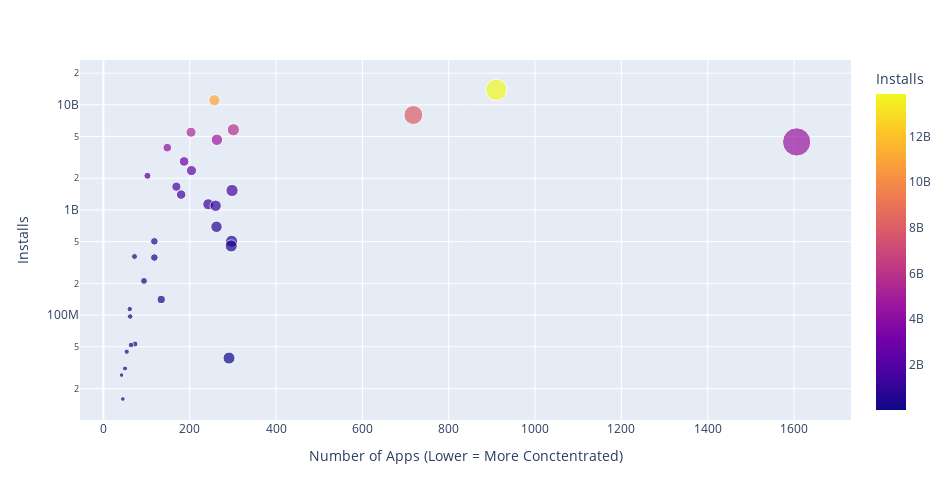

The cell this chart's notebook holds for it:
### Code cell
scatter_fig = px.scatter(
    data_frame=categories_installs_apps,
    x="App",
    y="Installs",
    color="Installs",
    size="App",
    hover_name=categories_installs_apps.index,
    width=950,
    height=500,
    log_y=True,
)
scatter_fig.update_layout(
    xaxis_title="Number of Apps (Lower = More Conctentrated)",
    yaxis_title="Installs",
    # yaxis=dict(type="log")
)
scatter_fig.show()

### Figure 1 — Plotly figure (JSON) as saved in the notebook; plotly's stock layout.template omitted (floating-point values rounded to 4 significant figures)
{"data": [{"hovertemplate": "<b>%{hovertext}</b><br><br>App=%{marker.size}<br>Installs=%{marker.color}<extra></extra>", "hovertext": ["GAME", "COMMUNICATION", "TOOLS", "PRODUCTIVITY", "SOCIAL", "PHOTOGRAPHY", "FAMILY", "VIDEO_PLAYERS", "TRAVEL_AND_LOCAL", "NEWS_AND_MAGAZINES", "ENTERTAINMENT", "BOOKS_AND_REFERENCE", "PERSONALIZATION", "SHOPPING", "HEALTH_AND_FITNESS", "SPORTS", "BUSINESS", "LIFESTYLE", "MAPS_AND_NAVIGATION", "FINANCE", "WEATHER", "EDUCATION", "FOOD_AND_DRINK", "DATING", "ART_AND_DESIGN", "HOUSE_AND_HOME", "AUTO_AND_VEHICLES", "LIBRARIES_AND_DEMO", "COMICS", "MEDICAL", "PARENTING", "BEAUTY", "EVENTS"], "legendgroup": "", "marker": {"color": [13858762717, 11039241530, 7999724500, 5788070180, 5487841475, 4649143130, 4437554490, 3916897200, 2894859300, 2369110650, 2113660000, 1665791655, 1532352930, 1400331540, 1134006220, 1096431465, 692018120, 503611120, 503267560, 455249400, 361096500, 352852000, 211677750, 140912410, 114233100, 97082000, 53129800, 52083000, 44931100, 39062676, 31116110, 26916200, 15949410], "coloraxis": "coloraxis", "size": [910, 257, 718, 301, 203, 263, 1606, 148, 187, 204, 102, 169, 298, 180, 243, 260, 262, 297, 118, 296, 72, 118, 94, 134, 61, 62, 73, 64, 54, 291, 50, 42, 45], "sizemode": "area", "sizeref": 4.015, "symbol": "circle"}, "mode": "markers", "name": "", "orientation": "v", "showlegend": false, "type": "scatter", "x": [910, 257, 718, 301, 203, 263, 1606, 148, 187, 204, 102, 169, 298, 180, 243, 260, 262, 297, 118, 296, 72, 118, 94, 134, 61, 62, 73, 64, 54, 291, 50, 42, 45], "xaxis": "x", "y": [13858762717, 11039241530, 7999724500, 5788070180, 5487841475, 4649143130, 4437554490, 3916897200, 2894859300, 2369110650, 2113660000, 1665791655, 1532352930, 1400331540, 1134006220, 1096431465, 692018120, 503611120, 503267560, 455249400, 361096500, 352852000, 211677750, 140912410, 114233100, 97082000, 53129800, 52083000, 44931100, 39062676, 31116110, 26916200, 15949410], "yaxis": "y"}], "layout": {"coloraxis": {"colorbar": {"title": {"text": "Installs"}}, "colorscale": [[0, "#0d0887"], [0.1111, "#46039f"], [0.2222, "#7201a8"], [0.3333, "#9c179e"], [0.4444, "#bd3786"], [0.5556, "#d8576b"], [0.6667, "#ed7953"], [0.7778, "#fb9f3a"], [0.8889, "#fdca26"], [1, "#f0f921"]]}, "height": 500, "legend": {"itemsizing": "constant", "tracegroupgap": 0}, "margin": {"t": 60}, "width": 950, "xaxis": {"anchor": "y", "domain": [0, 1], "title": {"text": "Number of Apps (Lower = More Conctentrated)"}}, "yaxis": {"anchor": "x", "domain": [0, 1], "title": {"text": "Installs"}, "type": "log"}}}
